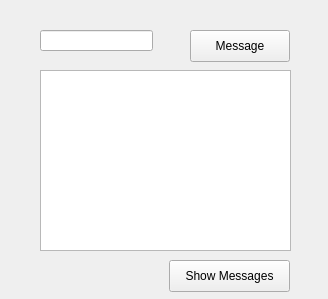
<?xml version="1.0" encoding="UTF-8"?>
<ui version="4.0">
 <class>PlaygroundWidget</class>
 <widget class="QWidget" name="PlaygroundWidget">
  <property name="geometry">
   <rect>
    <x>0</x>
    <y>0</y>
    <width>328</width>
    <height>299</height>
   </rect>
  </property>
  <property name="windowTitle">
   <string>Qt Playground</string>
  </property>
  <property name="windowIcon">
   <iconset resource="../resources.qrc">
    <normaloff>:/images/playground_icon_187860_256.png</normaloff>:/images/playground_icon_187860_256.png</iconset>
  </property>
  <widget class="QLineEdit" name="inputLineEdit">
   <property name="geometry">
    <rect>
     <x>40</x>
     <y>30</y>
     <width>113</width>
     <height>21</height>
    </rect>
   </property>
   <property name="sizePolicy">
    <sizepolicy hsizetype="Fixed" vsizetype="Fixed">
     <horstretch>0</horstretch>
     <verstretch>0</verstretch>
    </sizepolicy>
   </property>
  </widget>
  <widget class="QPushButton" name="messagePushButton">
   <property name="geometry">
    <rect>
     <x>190</x>
     <y>30</y>
     <width>100</width>
     <height>32</height>
    </rect>
   </property>
   <property name="text">
    <string>Message</string>
   </property>
  </widget>
  <widget class="QPlainTextEdit" name="outputPlainTextEdit">
   <property name="geometry">
    <rect>
     <x>40</x>
     <y>70</y>
     <width>251</width>
     <height>181</height>
    </rect>
   </property>
  </widget>
  <widget class="QPushButton" name="showMessagesPushButton">
   <property name="geometry">
    <rect>
     <x>169</x>
     <y>260</y>
     <width>121</width>
     <height>32</height>
    </rect>
   </property>
   <property name="sizePolicy">
    <sizepolicy hsizetype="Fixed" vsizetype="Fixed">
     <horstretch>0</horstretch>
     <verstretch>0</verstretch>
    </sizepolicy>
   </property>
   <property name="text">
    <string>Show Messages</string>
   </property>
  </widget>
 </widget>
 <resources>
  <include location="../resources.qrc"/>
 </resources>
 <connections/>
</ui>
